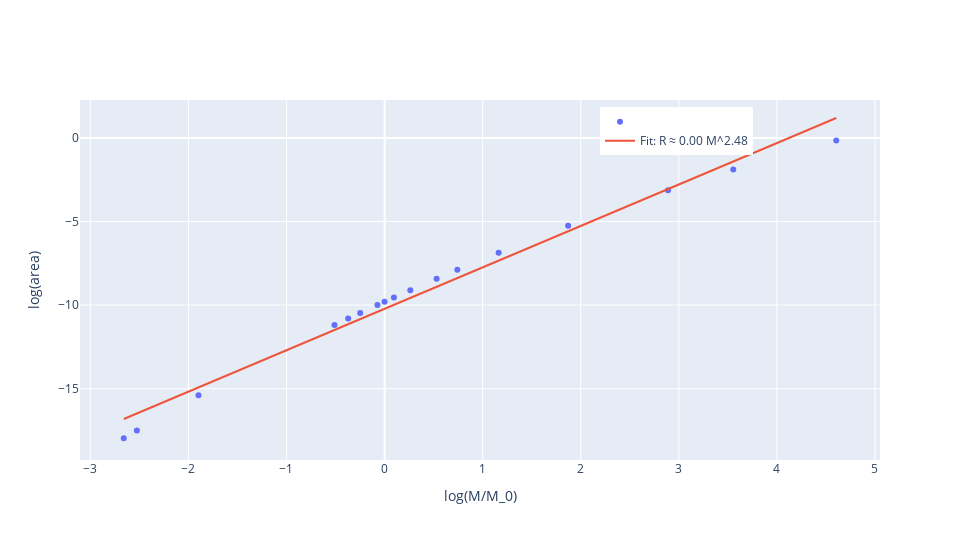

The code cell stored with this chart in its notebook:
### Markdown cell above
Plotting area against mass

### Code cell
fig = go.Figure()

x=np.log(stellar_masses)
y=np.log(areas)

fig.add_trace(go.Scatter(
        x=x,
        y=y,
        mode='markers',
        name=f""
))

# Fit: log(radius) = N*log(mass) + log(k)
(coefs, cov) = np.polyfit(x, y, 1, cov=True)
N, logk = coefs
N_err = np.sqrt(cov[0,0])
logk_err = np.sqrt(cov[1,1])
k = np.exp(logk)
k_err = k * logk_err

# For a nice straight line to overlay:
x_line = np.linspace(x.min(), x.max(), 200)
y_line = N*x_line + logk

# Add to your existing figure (which currently plots logs).
fig.add_trace(go.Scatter(
    x=x_line,
    y=y_line,
    mode='lines',
    name=f"Fit: R ≈ {k:.2f} M^{N:.2f}"
))

fig.update_layout(
        xaxis_title="log(M/M_0)",
        yaxis_title="log(area)",
        legend=dict(x=0.65, y=0.98)
)

plot(fig)
print(f"N = {N:.3f} ± {N_err:.3f},  k = {k:.10f} ± {k_err:.3f}")

### Figure 1 — Plotly figure (JSON) as saved in the notebook; plotly's stock layout.template omitted (floating-point values rounded to 4 significant figures; data arrays with more than 128 entries replaced by an {"elided": "..."} marker saying what was removed)
{"data": [{"mode": "markers", "name": "", "type": "scatter", "x": [4.605, 3.555, 2.89, 1.872, 1.163, 0.7419, 0.5306, 0.2624, 0.09531, 0.0, -0.07257, -0.2485, -0.3711, -0.5108, -1.897, -2.526, -2.659], "y": [-0.1473, -1.883, -3.136, -5.254, -6.87, -7.889, -8.418, -9.105, -9.543, -9.797, -9.991, -10.47, -10.81, -11.2, -15.39, -17.5, -17.97]}, {"mode": "lines", "name": "Fit: R ≈ 0.00 M^2.48", "type": "scatter", "x": {"elided": "200 float values"}, "y": {"elided": "200 float values"}}], "layout": {"autosize": true, "height": 540, "legend": {"x": 0.65, "y": 0.98}, "width": 960, "xaxis": {"title": {"text": "log(M/M_0)"}}, "yaxis": {"title": {"text": "log(area)"}}}}
